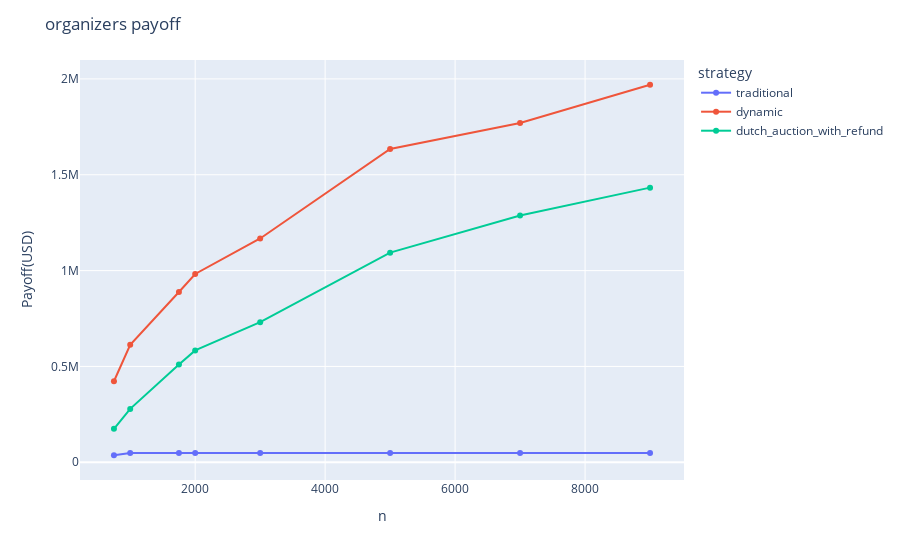
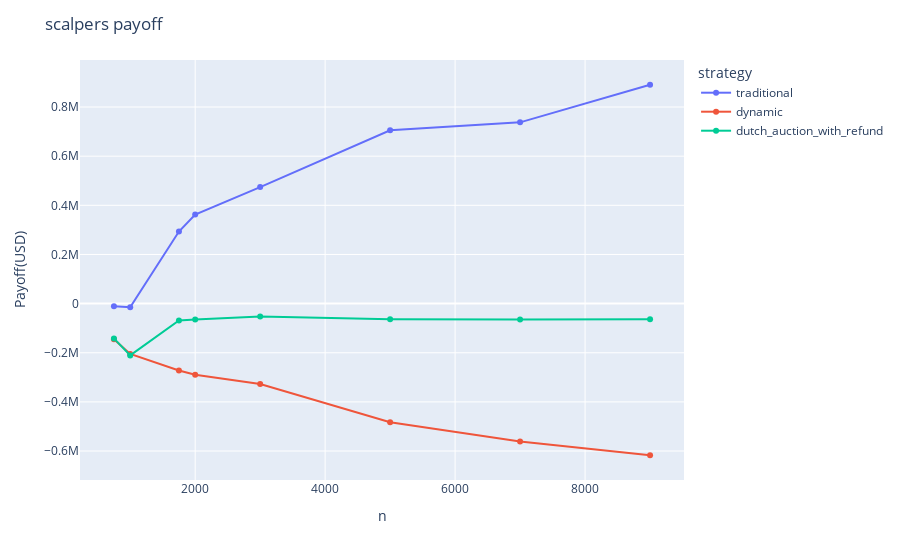
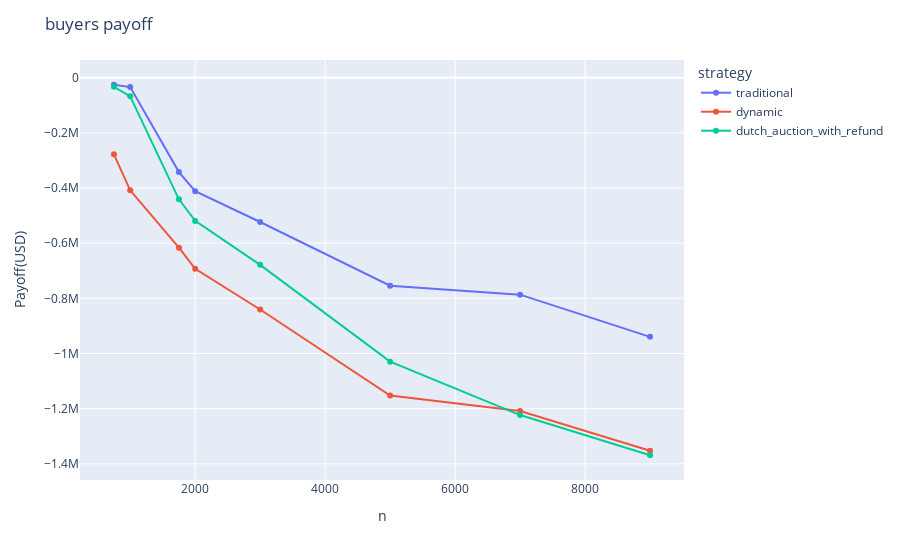
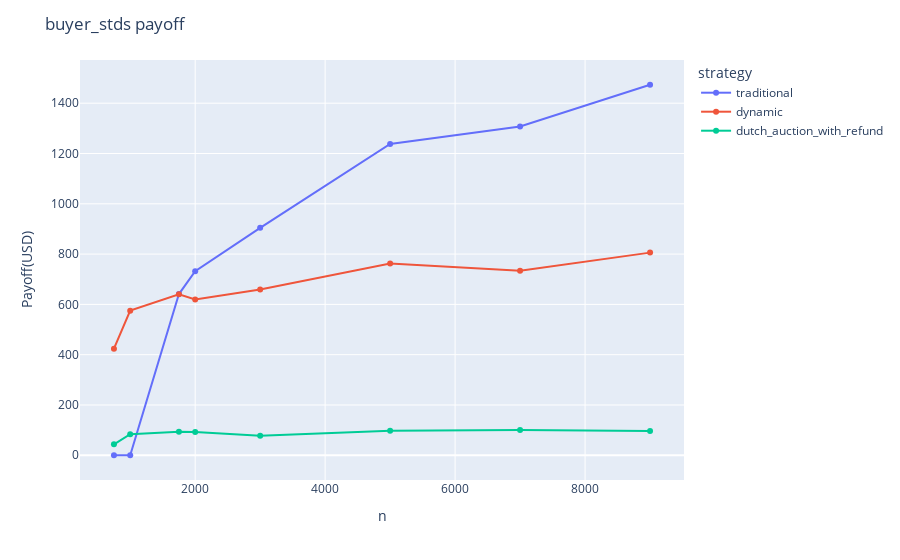

The notebook cell these images were saved under, in order:
### Code cell
import plotly.express as px
for s in ["organizer", "scalper", "buyer", "buyer_std"]:
    
    fig = px.line(total, x="n", y=s,
                color='strategy', markers=True
                )
    # fig = px.histogram(total, x="n", y=s,
    #             color='strategy', barmode='group', text_auto='.2s'
    #             )
    fig.update_layout(
        title=f"{s}s payoff",
        xaxis_title='n',
        yaxis_title='Payoff(USD)'
    )
    fig.write_html(f"log/{s}-payoff.html")
    fig.write_image(f"log/img/payoff-{s}.png")
    #fig.update_traces(textfont_size=12, textangle=0, textposition="outside", cliponaxis=False)
    fig.show()

### Figure 1 — Plotly figure (JSON) as saved in the notebook; plotly's stock layout.template omitted (floating-point values rounded to 4 significant figures)
{"data": [{"hovertemplate": "strategy=traditional<br>n=%{x}<br>organizer=%{y}<extra></extra>", "legendgroup": "traditional", "line": {"color": "#636efa", "dash": "solid"}, "marker": {"symbol": "circle"}, "mode": "lines+markers", "name": "traditional", "orientation": "v", "showlegend": true, "type": "scatter", "x": [750, 1000, 1750, 2000, 3000, 5000, 7000, 9000], "xaxis": "x", "y": [36652, 48853, 49000, 49000, 49000, 49000, 49000, 49000], "yaxis": "y"}, {"hovertemplate": "strategy=dynamic<br>n=%{x}<br>organizer=%{y}<extra></extra>", "legendgroup": "dynamic", "line": {"color": "#EF553B", "dash": "solid"}, "marker": {"symbol": "circle"}, "mode": "lines+markers", "name": "dynamic", "orientation": "v", "showlegend": true, "type": "scatter", "x": [750, 1000, 1750, 2000, 3000, 5000, 7000, 9000], "xaxis": "x", "y": [422791, 612900.0, 888306, 982400.0, 1167512, 1635000.0, 1770000.0, 1969650], "yaxis": "y"}, {"hovertemplate": "strategy=dutch_auction_with_refund<br>n=%{x}<br>organizer=%{y}<extra></extra>", "legendgroup": "dutch_auction_with_refund", "line": {"color": "#00cc96", "dash": "solid"}, "marker": {"symbol": "circle"}, "mode": "lines+markers", "name": "dutch_auction_with_refund", "orientation": "v", "showlegend": true, "type": "scatter", "x": [750, 1000, 1750, 2000, 3000, 5000, 7000, 9000], "xaxis": "x", "y": [174500.0, 278600.0, 509600.0, 583800.0, 730800.0, 1094000.0, 1288000.0, 1433000.0], "yaxis": "y"}], "layout": {"legend": {"title": {"text": "strategy"}, "tracegroupgap": 0}, "margin": {"t": 60}, "title": {"text": "organizers payoff"}, "xaxis": {"anchor": "y", "domain": [0, 1], "title": {"text": "n"}}, "yaxis": {"anchor": "x", "domain": [0, 1], "title": {"text": "Payoff(USD)"}}}}

### Figure 2 — Plotly figure (JSON) as saved in the notebook; plotly's stock layout.template omitted (floating-point values rounded to 4 significant figures)
{"data": [{"hovertemplate": "strategy=traditional<br>n=%{x}<br>scalper=%{y}<extra></extra>", "legendgroup": "traditional", "line": {"color": "#636efa", "dash": "solid"}, "marker": {"symbol": "circle"}, "mode": "lines+markers", "name": "traditional", "orientation": "v", "showlegend": true, "type": "scatter", "x": [750, 1000, 1750, 2000, 3000, 5000, 7000, 9000], "xaxis": "x", "y": [-10930.0, -14660.0, 293400.0, 362600.0, 474400.0, 705200.0, 737700.0, 890700.0], "yaxis": "y"}, {"hovertemplate": "strategy=dynamic<br>n=%{x}<br>scalper=%{y}<extra></extra>", "legendgroup": "dynamic", "line": {"color": "#EF553B", "dash": "solid"}, "marker": {"symbol": "circle"}, "mode": "lines+markers", "name": "dynamic", "orientation": "v", "showlegend": true, "type": "scatter", "x": [750, 1000, 1750, 2000, 3000, 5000, 7000, 9000], "xaxis": "x", "y": [-144900.0, -204600.0, -272000.0, -289300.0, -327100.0, -482800.0, -561500.0, -617100.0], "yaxis": "y"}, {"hovertemplate": "strategy=dutch_auction_with_refund<br>n=%{x}<br>scalper=%{y}<extra></extra>", "legendgroup": "dutch_auction_with_refund", "line": {"color": "#00cc96", "dash": "solid"}, "marker": {"symbol": "circle"}, "mode": "lines+markers", "name": "dutch_auction_with_refund", "orientation": "v", "showlegend": true, "type": "scatter", "x": [750, 1000, 1750, 2000, 3000, 5000, 7000, 9000], "xaxis": "x", "y": [-141500.0, -210700.0, -68490.0, -64570.0, -52220.0, -64120.0, -64700.0, -63970.0], "yaxis": "y"}], "layout": {"legend": {"title": {"text": "strategy"}, "tracegroupgap": 0}, "margin": {"t": 60}, "title": {"text": "scalpers payoff"}, "xaxis": {"anchor": "y", "domain": [0, 1], "title": {"text": "n"}}, "yaxis": {"anchor": "x", "domain": [0, 1], "title": {"text": "Payoff(USD)"}}}}

### Figure 3 — Plotly figure (JSON) as saved in the notebook; plotly's stock layout.template omitted (floating-point values rounded to 4 significant figures)
{"data": [{"hovertemplate": "strategy=traditional<br>n=%{x}<br>buyer=%{y}<extra></extra>", "legendgroup": "traditional", "line": {"color": "#636efa", "dash": "solid"}, "marker": {"symbol": "circle"}, "mode": "lines+markers", "name": "traditional", "orientation": "v", "showlegend": true, "type": "scatter", "x": [750, 1000, 1750, 2000, 3000, 5000, 7000, 9000], "xaxis": "x", "y": [-25720.0, -34200.0, -342400.0, -411600.0, -523400.0, -754200.0, -786700.0, -939700.0], "yaxis": "y"}, {"hovertemplate": "strategy=dynamic<br>n=%{x}<br>buyer=%{y}<extra></extra>", "legendgroup": "dynamic", "line": {"color": "#EF553B", "dash": "solid"}, "marker": {"symbol": "circle"}, "mode": "lines+markers", "name": "dynamic", "orientation": "v", "showlegend": true, "type": "scatter", "x": [750, 1000, 1750, 2000, 3000, 5000, 7000, 9000], "xaxis": "x", "y": [-277800.0, -408300.0, -616300.0, -693100.0, -840400.0, -1152000.0, -1209000.0, -1353000.0], "yaxis": "y"}, {"hovertemplate": "strategy=dutch_auction_with_refund<br>n=%{x}<br>buyer=%{y}<extra></extra>", "legendgroup": "dutch_auction_with_refund", "line": {"color": "#00cc96", "dash": "solid"}, "marker": {"symbol": "circle"}, "mode": "lines+markers", "name": "dutch_auction_with_refund", "orientation": "v", "showlegend": true, "type": "scatter", "x": [750, 1000, 1750, 2000, 3000, 5000, 7000, 9000], "xaxis": "x", "y": [-33020.0, -67850.0, -441100.0, -519200.0, -678600.0, -1030000.0, -1223000.0, -1369000.0], "yaxis": "y"}], "layout": {"legend": {"title": {"text": "strategy"}, "tracegroupgap": 0}, "margin": {"t": 60}, "title": {"text": "buyers payoff"}, "xaxis": {"anchor": "y", "domain": [0, 1], "title": {"text": "n"}}, "yaxis": {"anchor": "x", "domain": [0, 1], "title": {"text": "Payoff(USD)"}}}}

### Figure 4 — Plotly figure (JSON) as saved in the notebook; plotly's stock layout.template omitted (floating-point values rounded to 4 significant figures)
{"data": [{"hovertemplate": "strategy=traditional<br>n=%{x}<br>buyer_std=%{y}<extra></extra>", "legendgroup": "traditional", "line": {"color": "#636efa", "dash": "solid"}, "marker": {"symbol": "circle"}, "mode": "lines+markers", "name": "traditional", "orientation": "v", "showlegend": true, "type": "scatter", "x": [750, 1000, 1750, 2000, 3000, 5000, 7000, 9000], "xaxis": "x", "y": [0.06165, 0.1728, 641.1, 732.0, 904.5, 1238.0, 1307.0, 1473.0], "yaxis": "y"}, {"hovertemplate": "strategy=dynamic<br>n=%{x}<br>buyer_std=%{y}<extra></extra>", "legendgroup": "dynamic", "line": {"color": "#EF553B", "dash": "solid"}, "marker": {"symbol": "circle"}, "mode": "lines+markers", "name": "dynamic", "orientation": "v", "showlegend": true, "type": "scatter", "x": [750, 1000, 1750, 2000, 3000, 5000, 7000, 9000], "xaxis": "x", "y": [423.7, 575.1, 639.9, 619.7, 659.5, 762.3, 733.9, 805.8], "yaxis": "y"}, {"hovertemplate": "strategy=dutch_auction_with_refund<br>n=%{x}<br>buyer_std=%{y}<extra></extra>", "legendgroup": "dutch_auction_with_refund", "line": {"color": "#00cc96", "dash": "solid"}, "marker": {"symbol": "circle"}, "mode": "lines+markers", "name": "dutch_auction_with_refund", "orientation": "v", "showlegend": true, "type": "scatter", "x": [750, 1000, 1750, 2000, 3000, 5000, 7000, 9000], "xaxis": "x", "y": [43.39, 84.0, 93.82, 92.65, 77.87, 97.26, 100.3, 96.22], "yaxis": "y"}], "layout": {"legend": {"title": {"text": "strategy"}, "tracegroupgap": 0}, "margin": {"t": 60}, "title": {"text": "buyer_stds payoff"}, "xaxis": {"anchor": "y", "domain": [0, 1], "title": {"text": "n"}}, "yaxis": {"anchor": "x", "domain": [0, 1], "title": {"text": "Payoff(USD)"}}}}
